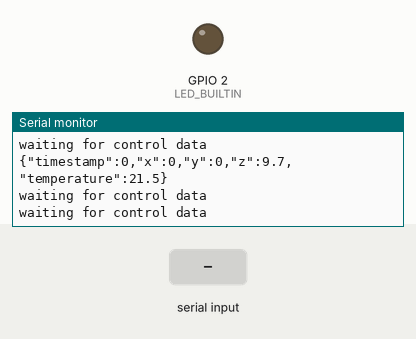
Recording of a sketch running on a simulated ESP32. On the bench: output pins drawn as LEDs (lit = HIGH), the last lines printed to the serial monitor. Inputs (shaded band) come from the test bench.

Above: at 1.3 s.
1.4 s: "1\n" received over Serial
At 1.7 s:
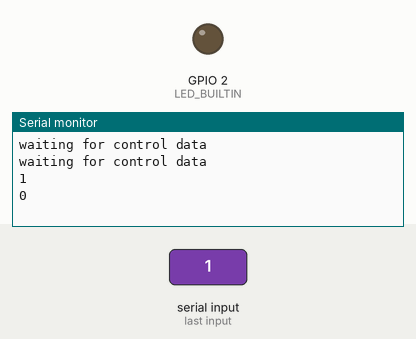
3.0 s: "2\n" received over Serial
At 3.22 s:
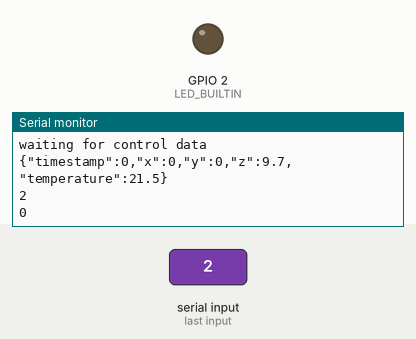
Timing chart, 0 to 6.0 s (numbered marks = the images above; inputs shaded):
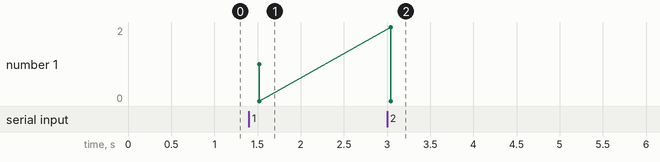

The sketch:

ESP32_FW.ino
```cpp
// Import for bluetooth serial communication
// #include "BluetoothSerial.h"

// Import for JSON support (for serial comm. protocol)
#include <Arduino_JSON.h>

// Import for Accelerometer
// #include <Adafruit_ISM330DHCX.h>

#define REPORT_DELTA_MS 1000

// report object that is sent to client every N milliseconds
struct RobotReportData {
  long timestamp;
  float x, y, z;
  float temperature;
};

// object that is received client triggered by user input
struct RobotControlData {
  long timestamp;
  boolean led;
  // -1 -> turn left
  // 0 -> straight
  // 1 -> turn right
  int direction;
  // -1 -> reverse
  // 0 -> stationary
  // 1 -> forward/drive
  int velocity;
};

float* getAcceleration() {

  static float values[3];

  values[0] = 0.0f;
  values[1] = 0.0f;
  values[2] = 9.7f;

  return values;
}

float getTemperature() {

  return 21.5f;
}

// Function to create a RobotReportData object from a JSON string
RobotReportData createRobotReportData() {
  RobotReportData data = {
    0,
    getAcceleration()[0],
    getAcceleration()[1],
    getAcceleration()[2],
    getTemperature(),
  };
  return data;
}

// Function to write a RobotReportData object as a JSON string to the serial monitor
String writeRobotReportDataToJson() {

  RobotReportData data = createRobotReportData();

  // Create a JSONVar object and set its properties using the values from the input struct
  JSONVar jsonObj;
  jsonObj["timestamp"] = data.timestamp;
  jsonObj["x"] = data.x;
  jsonObj["y"] = data.y;
  jsonObj["z"] = data.z;
  jsonObj["temperature"] = data.temperature;

  // Convert the JSONVar object to a string using JSON.stringify()
  String jsonString = JSON.stringify(jsonObj);

  return jsonString;
}

// Function to create a RobotControlData object from a JSON string
RobotControlData parseRobotControlData(String jsonString) {
  // Parse the JSON string into a JSONVar object
  JSONVar jsonObj = JSON.parse(jsonString);

  // Extract the values of the properties from the JSONVar object
  RobotControlData data = {
    jsonObj["timestamp"],
    jsonObj["led"],
    jsonObj["direction"],
    jsonObj["velocity"]
  };

  return data;
}

void handleRobotControlData(String jsonString) {
  // Parse the JSON string into a RobotReportData object
  RobotControlData data = parseRobotControlData(jsonString);

  Serial.println(jsonString);
  Serial.println(data.led);

  // pinmode only for arduino
  pinMode(LED_BUILTIN, OUTPUT);

  if (data.led) {
    digitalWrite(LED_BUILTIN, HIGH);
  } else {
    digitalWrite(LED_BUILTIN, LOW);
  }
}

void setup() {
  // initialize serial communication at 9600 bits per second
  Serial.begin(9600);
  // while until Serial is available
  while (!Serial);
}

void loop() {
  // initialize lastTime variable to 0
  static unsigned long lastTime = 0;
  // get current time in milliseconds
  unsigned long currentTime = millis();

  // check if N milliseconds have passed
  if (currentTime - lastTime >= REPORT_DELTA_MS) {
    // update lastTime variable
    lastTime = currentTime;
    // write new robot report data on serial
    Serial.println(writeRobotReportDataToJson());
  }

  // check if there is serial input

  if (Serial.available() > 0) {
    // read the input until a newline character is received
    String input = Serial.readStringUntil('\n');
    // handle incoming control data
    handleRobotControlData(input);
  } else {
    Serial.println("waiting for control data");
  }

  delay(250);
}
```

Measured:
- after the input at 1.4 s, the serial monitor: prints a new line after 0.12 s (image 1)
- after the input at 3.0 s, the serial monitor: prints a new line at once (image 2)
